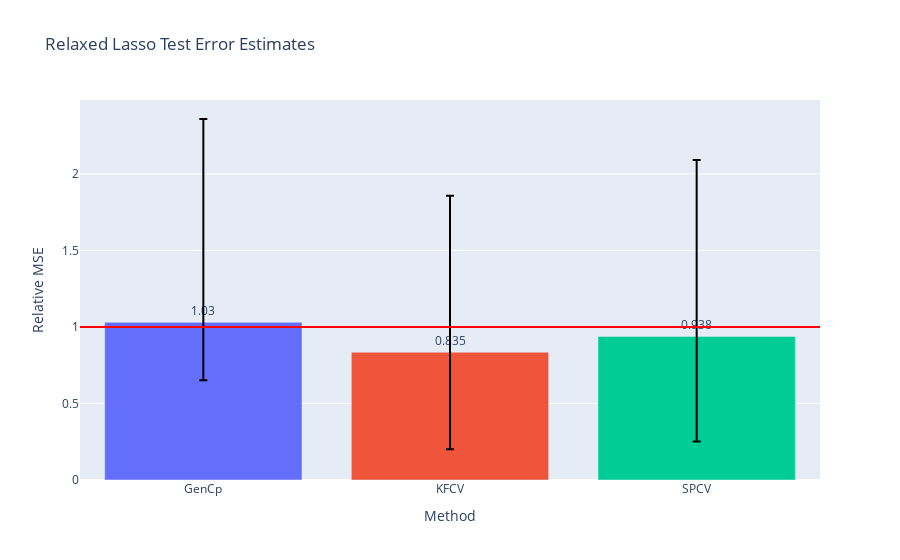

Here is the notebook cell this chart was saved with:
### Code cell
fig = go.Figure()
fig.add_hline(y=1., line_color='red')
fig.add_trace(go.Bar(
    name='Control',
    x=['GenCp', 'KFCV', 'SPCV'], y=(df/risk).mean(),
    marker_color=px.colors.qualitative.Plotly,
    text=np.around((df/risk).mean(),3),
    textposition='outside',
    error_y=dict(
        type='data',
        color='black',
        symmetric=False,
        array=(df/risk).quantile(.75),
        arrayminus=(df/risk).quantile(.25))
))
# fig.add_trace(go.Bar(
#     name='Experimental',
#     x=['GenCp', 'KFCV', 'SPCV'], y=(df/risk).mean(),
#     error_y=dict(type='data', array=[1, 2])
# ))
# fig.update_layout(barmode='group')
fig.update_layout(
    title="Relaxed Lasso Test Error Estimates",
    xaxis_title="Method",
    yaxis_title="Relative MSE",
#     legend_title="Legend Title",
#     font=dict(
#         family="Courier New, monospace",
#         size=18,
#         color="RebeccaPurple"
#     )
)
# ticktext= []
# for i in np.arange()
# fig.update_layout(
#     yaxis = dict(
#         tickmode = 'linear',
#         tick0 = 0.,
#         dtick = 1.,
# #         ticktext = ticktext,
#     )
# )
fig.show()

### Figure 1 — Plotly figure (JSON) as saved in the notebook; plotly's stock layout.template omitted (floating-point values rounded to 4 significant figures)
{"data": [{"error_y": {"array": [1.328, 1.022, 1.153], "arrayminus": [0.3786, 0.6345, 0.6859], "color": "black", "symmetric": false, "type": "data"}, "marker": {"color": ["#636EFA", "#EF553B", "#00CC96", "#AB63FA", "#FFA15A", "#19D3F3", "#FF6692", "#B6E880", "#FF97FF", "#FECB52"]}, "name": "Control", "text": [1.03, 0.835, 0.938], "textposition": "outside", "type": "bar", "x": ["GenCp", "KFCV", "SPCV"], "y": [1.03, 0.835, 0.9382]}], "layout": {"shapes": [{"line": {"color": "red"}, "type": "line", "x0": 0, "x1": 1, "xref": "x domain", "y0": 1, "y1": 1, "yref": "y"}], "title": {"text": "Relaxed Lasso Test Error Estimates"}, "xaxis": {"title": {"text": "Method"}}, "yaxis": {"title": {"text": "Relative MSE"}}}}
